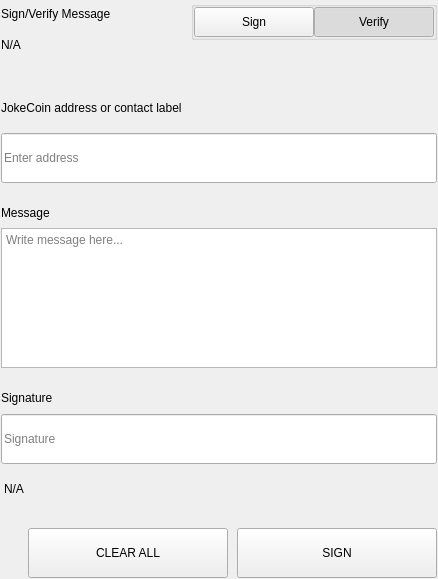
<?xml version="1.0" encoding="UTF-8"?>
<ui version="4.0">
 <class>SettingsSignMessageWidgets</class>
 <widget class="QWidget" name="SettingsSignMessageWidgets">
  <property name="geometry">
   <rect>
    <x>0</x>
    <y>0</y>
    <width>438</width>
    <height>579</height>
   </rect>
  </property>
  <property name="windowTitle">
   <string>Form</string>
  </property>
  <layout class="QVBoxLayout" name="verticalLayout">
   <property name="spacing">
    <number>0</number>
   </property>
   <property name="leftMargin">
    <number>0</number>
   </property>
   <property name="topMargin">
    <number>0</number>
   </property>
   <property name="rightMargin">
    <number>0</number>
   </property>
   <property name="bottomMargin">
    <number>0</number>
   </property>
   <item>
    <widget class="QWidget" name="left" native="true">
     <layout class="QVBoxLayout" name="verticalLayout_3">
      <property name="leftMargin">
       <number>0</number>
      </property>
      <property name="topMargin">
       <number>0</number>
      </property>
      <property name="rightMargin">
       <number>0</number>
      </property>
      <property name="bottomMargin">
       <number>0</number>
      </property>
      <item>
       <widget class="QWidget" name="container_sign" native="true">
        <layout class="QVBoxLayout" name="verticalLayout_2">
         <property name="spacing">
          <number>0</number>
         </property>
         <property name="leftMargin">
          <number>1</number>
         </property>
         <property name="topMargin">
          <number>1</number>
         </property>
         <property name="rightMargin">
          <number>1</number>
         </property>
         <property name="bottomMargin">
          <number>1</number>
         </property>
         <item>
          <layout class="QHBoxLayout" name="horizontalLayout_3" stretch="3,1">
           <property name="spacing">
            <number>40</number>
           </property>
           <item>
            <layout class="QVBoxLayout" name="verticalLayoutTitle">
             <property name="spacing">
              <number>5</number>
             </property>
             <item>
              <widget class="QLabel" name="labelTitle">
               <property name="text">
                <string>Sign/Verify Message</string>
               </property>
              </widget>
             </item>
             <item>
              <widget class="QLabel" name="labelSubtitle1">
               <property name="text">
                <string notr="true">N/A</string>
               </property>
               <property name="wordWrap">
                <bool>true</bool>
               </property>
              </widget>
             </item>
            </layout>
           </item>
           <item alignment="Qt::AlignRight|Qt::AlignTop">
            <widget class="QWidget" name="containerSwitch" native="true">
             <property name="styleSheet">
              <string notr="true">#containerSwitch{
	padding-top:9px;
}</string>
             </property>
             <layout class="QVBoxLayout" name="verticalLayout_6">
              <property name="spacing">
               <number>4</number>
              </property>
              <property name="leftMargin">
               <number>0</number>
              </property>
              <property name="topMargin">
               <number>0</number>
              </property>
              <property name="rightMargin">
               <number>0</number>
              </property>
              <property name="bottomMargin">
               <number>0</number>
              </property>
              <item alignment="Qt::AlignRight">
               <widget class="QGroupBox" name="groupBox">
                <property name="sizePolicy">
                 <sizepolicy hsizetype="Fixed" vsizetype="Preferred">
                  <horstretch>0</horstretch>
                  <verstretch>0</verstretch>
                 </sizepolicy>
                </property>
                <property name="title">
                 <string/>
                </property>
                <property name="alignment">
                 <set>Qt::AlignRight|Qt::AlignTop|Qt::AlignTrailing</set>
                </property>
                <layout class="QHBoxLayout" name="horizontalLayout_4">
                 <property name="spacing">
                  <number>0</number>
                 </property>
                 <property name="leftMargin">
                  <number>0</number>
                 </property>
                 <property name="topMargin">
                  <number>0</number>
                 </property>
                 <property name="rightMargin">
                  <number>0</number>
                 </property>
                 <property name="bottomMargin">
                  <number>0</number>
                 </property>
                 <item>
                  <widget class="QPushButton" name="pushSign">
                   <property name="minimumSize">
                    <size>
                     <width>120</width>
                     <height>30</height>
                    </size>
                   </property>
                   <property name="maximumSize">
                    <size>
                     <width>120</width>
                     <height>30</height>
                    </size>
                   </property>
                   <property name="focusPolicy">
                    <enum>Qt::NoFocus</enum>
                   </property>
                   <property name="text">
                    <string>Sign</string>
                   </property>
                   <property name="checkable">
                    <bool>true</bool>
                   </property>
                   <property name="autoExclusive">
                    <bool>true</bool>
                   </property>
                  </widget>
                 </item>
                 <item>
                  <widget class="QPushButton" name="pushVerify">
                   <property name="minimumSize">
                    <size>
                     <width>120</width>
                     <height>30</height>
                    </size>
                   </property>
                   <property name="maximumSize">
                    <size>
                     <width>120</width>
                     <height>30</height>
                    </size>
                   </property>
                   <property name="focusPolicy">
                    <enum>Qt::NoFocus</enum>
                   </property>
                   <property name="text">
                    <string>Verify</string>
                   </property>
                   <property name="checkable">
                    <bool>true</bool>
                   </property>
                   <property name="checked">
                    <bool>true</bool>
                   </property>
                   <property name="autoExclusive">
                    <bool>true</bool>
                   </property>
                  </widget>
                 </item>
                </layout>
               </widget>
              </item>
              <item alignment="Qt::AlignHCenter|Qt::AlignTop">
               <widget class="QLabel" name="labelSubtitleSwitch">
                <property name="text">
                 <string/>
                </property>
                <property name="alignment">
                 <set>Qt::AlignRight|Qt::AlignTrailing|Qt::AlignVCenter</set>
                </property>
               </widget>
              </item>
             </layout>
            </widget>
           </item>
          </layout>
         </item>
         <item>
          <spacer name="verticalSpacer_2">
           <property name="orientation">
            <enum>Qt::Vertical</enum>
           </property>
           <property name="sizeType">
            <enum>QSizePolicy::Fixed</enum>
           </property>
           <property name="sizeHint" stdset="0">
            <size>
             <width>20</width>
             <height>40</height>
            </size>
           </property>
          </spacer>
         </item>
         <item>
          <widget class="QWidget" name="containerAddress" native="true">
           <property name="sizePolicy">
            <sizepolicy hsizetype="Preferred" vsizetype="Fixed">
             <horstretch>0</horstretch>
             <verstretch>0</verstretch>
            </sizepolicy>
           </property>
           <layout class="QVBoxLayout" name="verticalLayout_5" stretch="0,0">
            <property name="spacing">
             <number>15</number>
            </property>
            <property name="leftMargin">
             <number>0</number>
            </property>
            <property name="topMargin">
             <number>0</number>
            </property>
            <property name="rightMargin">
             <number>0</number>
            </property>
            <property name="bottomMargin">
             <number>0</number>
            </property>
            <item>
             <widget class="QLabel" name="labelSubtitleAddress">
              <property name="minimumSize">
               <size>
                <width>0</width>
                <height>20</height>
               </size>
              </property>
              <property name="maximumSize">
               <size>
                <width>16777215</width>
                <height>20</height>
               </size>
              </property>
              <property name="text">
               <string>JokeCoin address or contact label</string>
              </property>
             </widget>
            </item>
            <item>
             <widget class="QLineEdit" name="addressIn_SM">
              <property name="minimumSize">
               <size>
                <width>0</width>
                <height>50</height>
               </size>
              </property>
              <property name="maximumSize">
               <size>
                <width>16777215</width>
                <height>50</height>
               </size>
              </property>
              <property name="placeholderText">
               <string>Enter address</string>
              </property>
             </widget>
            </item>
           </layout>
          </widget>
         </item>
         <item>
          <spacer name="verticalSpacer_3">
           <property name="orientation">
            <enum>Qt::Vertical</enum>
           </property>
           <property name="sizeType">
            <enum>QSizePolicy::Fixed</enum>
           </property>
           <property name="sizeHint" stdset="0">
            <size>
             <width>20</width>
             <height>20</height>
            </size>
           </property>
          </spacer>
         </item>
         <item>
          <layout class="QVBoxLayout" name="verticalLayout_9">
           <property name="spacing">
            <number>5</number>
           </property>
           <item>
            <widget class="QLabel" name="labelSubtitleMessage">
             <property name="minimumSize">
              <size>
               <width>0</width>
               <height>20</height>
              </size>
             </property>
             <property name="maximumSize">
              <size>
               <width>16777215</width>
               <height>20</height>
              </size>
             </property>
             <property name="text">
              <string>Message</string>
             </property>
            </widget>
           </item>
           <item>
            <widget class="QPlainTextEdit" name="messageIn_SM">
             <property name="minimumSize">
              <size>
               <width>0</width>
               <height>140</height>
              </size>
             </property>
             <property name="maximumSize">
              <size>
               <width>16777215</width>
               <height>140</height>
              </size>
             </property>
             <property name="placeholderText">
              <string>Write message here...</string>
             </property>
            </widget>
           </item>
          </layout>
         </item>
         <item>
          <spacer name="verticalSpacer_4">
           <property name="orientation">
            <enum>Qt::Vertical</enum>
           </property>
           <property name="sizeType">
            <enum>QSizePolicy::Fixed</enum>
           </property>
           <property name="sizeHint" stdset="0">
            <size>
             <width>20</width>
             <height>20</height>
            </size>
           </property>
          </spacer>
         </item>
         <item>
          <widget class="QWidget" name="widget" native="true">
           <property name="minimumSize">
            <size>
             <width>0</width>
             <height>75</height>
            </size>
           </property>
           <property name="maximumSize">
            <size>
             <width>16777215</width>
             <height>16777215</height>
            </size>
           </property>
           <layout class="QVBoxLayout" name="verticalLayout_4">
            <property name="leftMargin">
             <number>0</number>
            </property>
            <property name="topMargin">
             <number>0</number>
            </property>
            <property name="rightMargin">
             <number>0</number>
            </property>
            <property name="bottomMargin">
             <number>0</number>
            </property>
            <item>
             <widget class="QLabel" name="labelSubtitleSignature">
              <property name="minimumSize">
               <size>
                <width>0</width>
                <height>20</height>
               </size>
              </property>
              <property name="maximumSize">
               <size>
                <width>16777215</width>
                <height>20</height>
               </size>
              </property>
              <property name="text">
               <string>Signature</string>
              </property>
             </widget>
            </item>
            <item>
             <widget class="QLineEdit" name="signatureOut_SM">
              <property name="minimumSize">
               <size>
                <width>0</width>
                <height>50</height>
               </size>
              </property>
              <property name="placeholderText">
               <string>Signature</string>
              </property>
             </widget>
            </item>
           </layout>
          </widget>
         </item>
         <item>
          <widget class="QLabel" name="statusLabel_SM">
           <property name="styleSheet">
            <string notr="true">padding-top:5px;</string>
           </property>
           <property name="text">
            <string notr="true">N/A</string>
           </property>
          </widget>
         </item>
         <item>
          <spacer name="verticalSpacer">
           <property name="orientation">
            <enum>Qt::Vertical</enum>
           </property>
           <property name="sizeType">
            <enum>QSizePolicy::Fixed</enum>
           </property>
           <property name="sizeHint" stdset="0">
            <size>
             <width>20</width>
             <height>20</height>
            </size>
           </property>
          </spacer>
         </item>
         <item>
          <layout class="QHBoxLayout" name="horizontalLayout_7">
           <property name="spacing">
            <number>9</number>
           </property>
           <item>
            <spacer name="horizontalSpacer_5">
             <property name="orientation">
              <enum>Qt::Horizontal</enum>
             </property>
             <property name="sizeType">
              <enum>QSizePolicy::Expanding</enum>
             </property>
             <property name="sizeHint" stdset="0">
              <size>
               <width>40</width>
               <height>20</height>
              </size>
             </property>
            </spacer>
           </item>
           <item>
            <widget class="QPushButton" name="pushButtonClear">
             <property name="minimumSize">
              <size>
               <width>200</width>
               <height>50</height>
              </size>
             </property>
             <property name="focusPolicy">
              <enum>Qt::NoFocus</enum>
             </property>
             <property name="text">
              <string>CLEAR ALL</string>
             </property>
            </widget>
           </item>
           <item>
            <widget class="QPushButton" name="pushButtonSave">
             <property name="minimumSize">
              <size>
               <width>200</width>
               <height>50</height>
              </size>
             </property>
             <property name="maximumSize">
              <size>
               <width>200</width>
               <height>50</height>
              </size>
             </property>
             <property name="focusPolicy">
              <enum>Qt::NoFocus</enum>
             </property>
             <property name="text">
              <string>SIGN</string>
             </property>
            </widget>
           </item>
          </layout>
         </item>
        </layout>
       </widget>
      </item>
     </layout>
    </widget>
   </item>
  </layout>
 </widget>
 <resources/>
 <connections/>
</ui>
